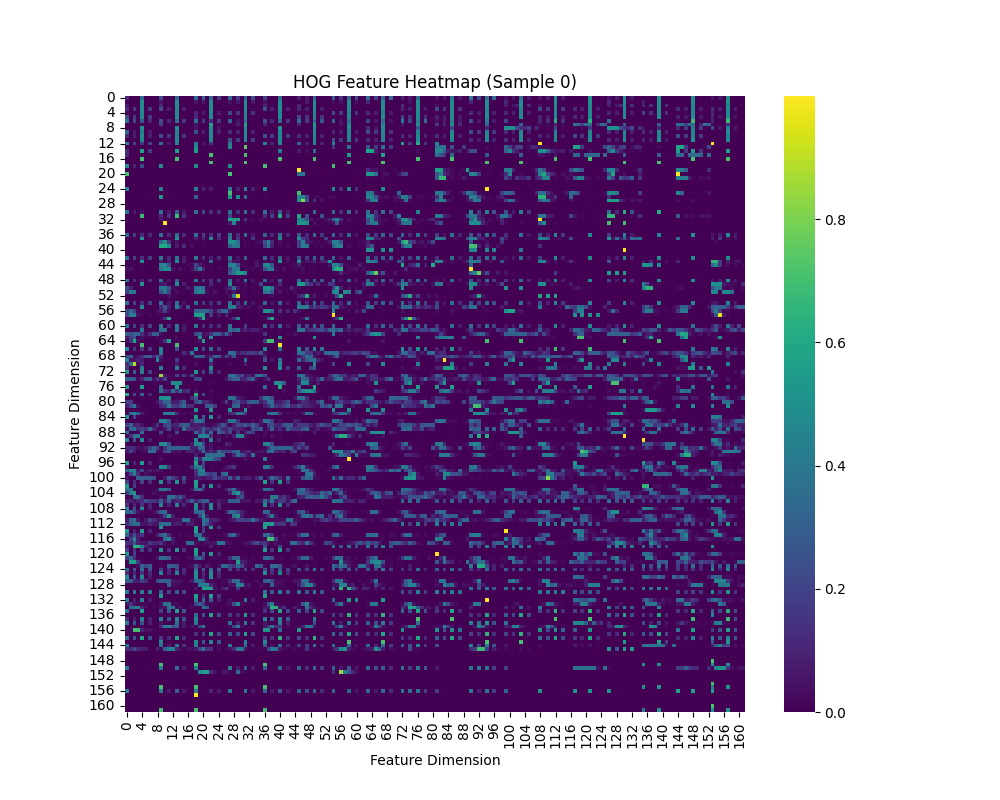
#> input picture code/feature_heatmap.png, 1000 x 800 px, given in place of ., which was not available
$ python -i sift.py   (imports and definitions only)
#> lines starting #> are read from the running program, lines starting #| are printed output that depends on the picture; pictures that were not available may be replaced by others from this repository, and a replacement may not be noted
import cv2
import numpy as np
from sklearn.cluster import MiniBatchKMeans
from sklearn.preprocessing import normalize

class SIFTBagOfWords:
    def __init__(self, k=128):  # k: vocabulary size
        self.k = k
        self.sift = cv2.SIFT_create()
        self.kmeans = None
        self.vocab = None

    def extract_sift_descriptors(self, image):
        """Extract SIFT descriptors from an image."""
        if image.ndim == 3:
            image = cv2.cvtColor(image, cv2.COLOR_RGB2GRAY)
        keypoints, descriptors = self.sift.detectAndCompute(image, None)
        return descriptors if descriptors is not None else np.empty((0,128), dtype=np.float32)

    def fit_vocab(self, all_descriptors, max_samples=200000, batch_size=1000):
        """Fit a (MiniBatch) KMeans vocabulary using descriptors.

        To avoid very long runs on huge descriptor sets, we sample up to
        `max_samples` descriptors uniformly at random and use MiniBatchKMeans
        for scalable clustering.
        """
        if all_descriptors is None or all_descriptors.shape[0] == 0:
            # Nothing to fit
            self.kmeans = None
            self.vocab = np.empty((0, all_descriptors.shape[1] if all_descriptors.size else 128))
            return

        n_desc = all_descriptors.shape[0]
        if n_desc > max_samples:
            rng = np.random.RandomState(42)
            idx = rng.choice(n_desc, max_samples, replace=False)
            sample = all_descriptors[idx]
        else:
            sample = all_descriptors

        # Use MiniBatchKMeans for speed and lower memory usage
        self.kmeans = MiniBatchKMeans(n_clusters=self.k, random_state=42, batch_size=batch_size)
        self.kmeans.fit(sample)
        self.vocab = self.kmeans.cluster_centers_

    def get_image_bow(self, descriptors):
        """Convert descriptors to BoW histogram (normalized)."""
        if descriptors is None or descriptors.shape[0] == 0:
            hist = np.zeros(self.k)
        else:
            words = self.kmeans.predict(descriptors)
            hist, _ = np.histogram(words, bins=np.arange(self.k+1))
        hist = normalize(hist.reshape(1, -1), norm='l2')[0]
        return hist

    def process_images(self, image_paths):
        """High-level pipeline for BoW extraction."""
#> called with image_paths = '../feature_heatmap.png'
        # Step 1: Collect all SIFT descriptors
        all_desc = []
        image_desc = []
        for path in image_paths:
            img = cv2.imread(path)
#> img is the input picture: shape (800, 1000, 3); mean B, G, R 172.6, 137.4, 158.2
            desc = self.extract_sift_descriptors(img)
#> in extract_sift_descriptors, `image = cv2.cvtColor(image, cv2.COLOR_RGB2GRAY)`:
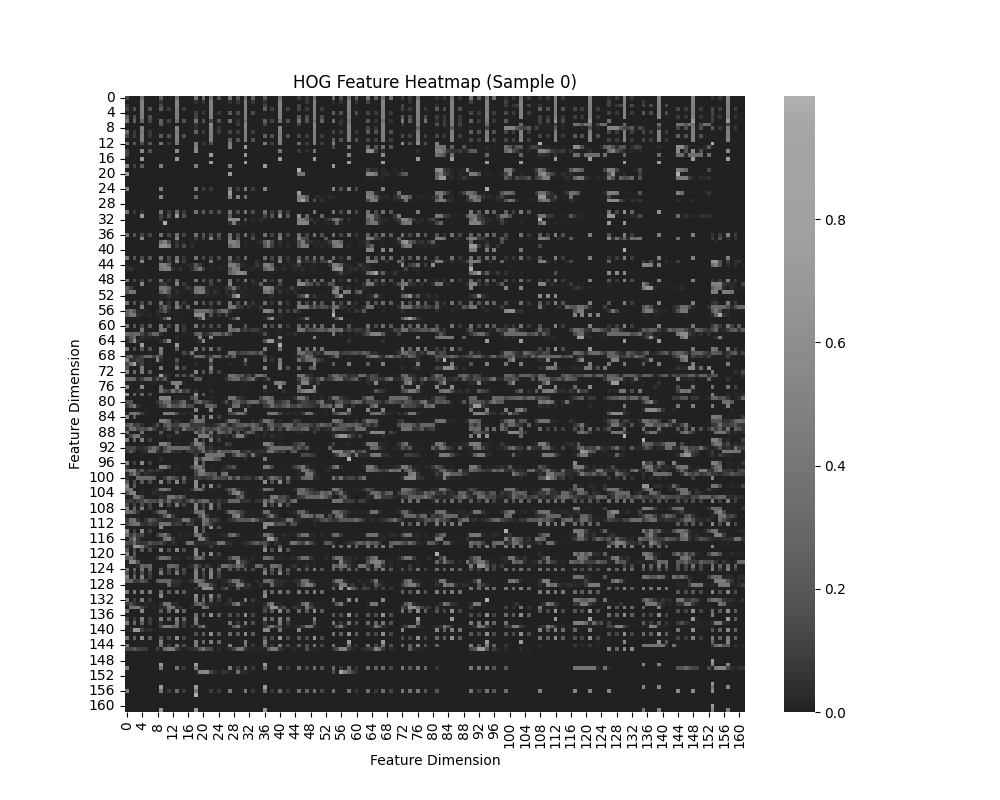
#> image: shape (800, 1000); min 0, max 255, mean 150.1
#> in extract_sift_descriptors, `keypoints, descriptors = self.sift.detectAndCompute(image, None)`: keypoints = 4766 keypoints; strongest (x, y, size): (396, 757, 1.9), (473, 80, 2), (532, 80, 2), (71, 443, 1.9)
#> pass 3 of the loop in process_images, `for path in image_paths:`:
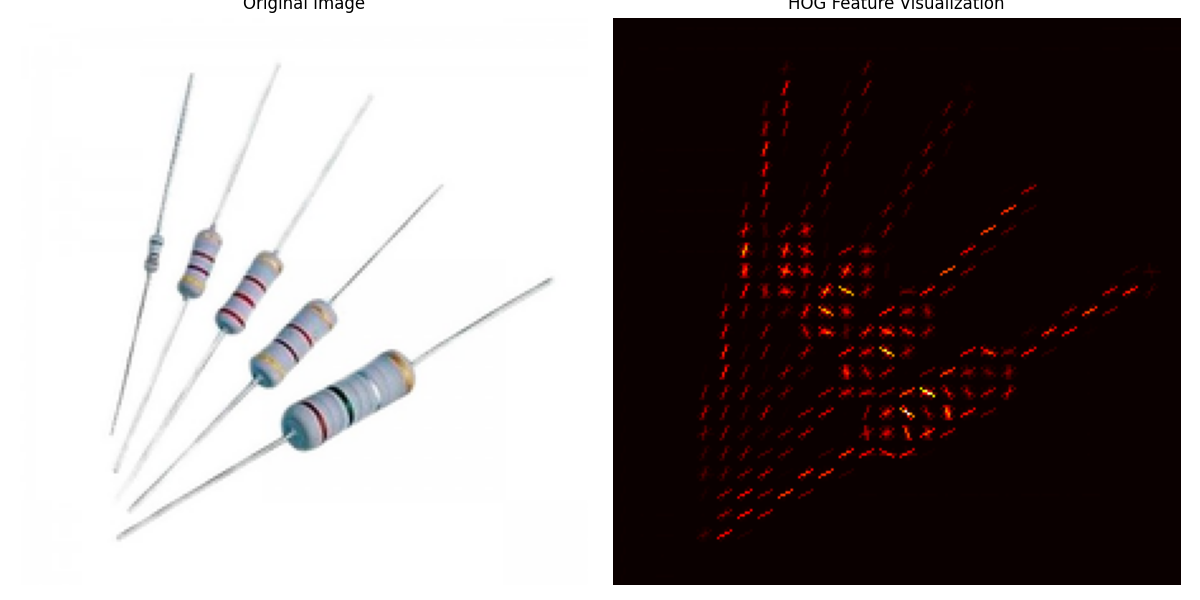
#> input picture code/hog_visualization.png, 1200 x 600 px, given in place of , which was not available
#> in process_images, img is the input picture: shape (600, 1200, 3); mean B, G, R 137.7, 137.6, 144
#> in extract_sift_descriptors (call 3), `image = cv2.cvtColor(image, cv2.COLOR_RGB2GRAY)`:
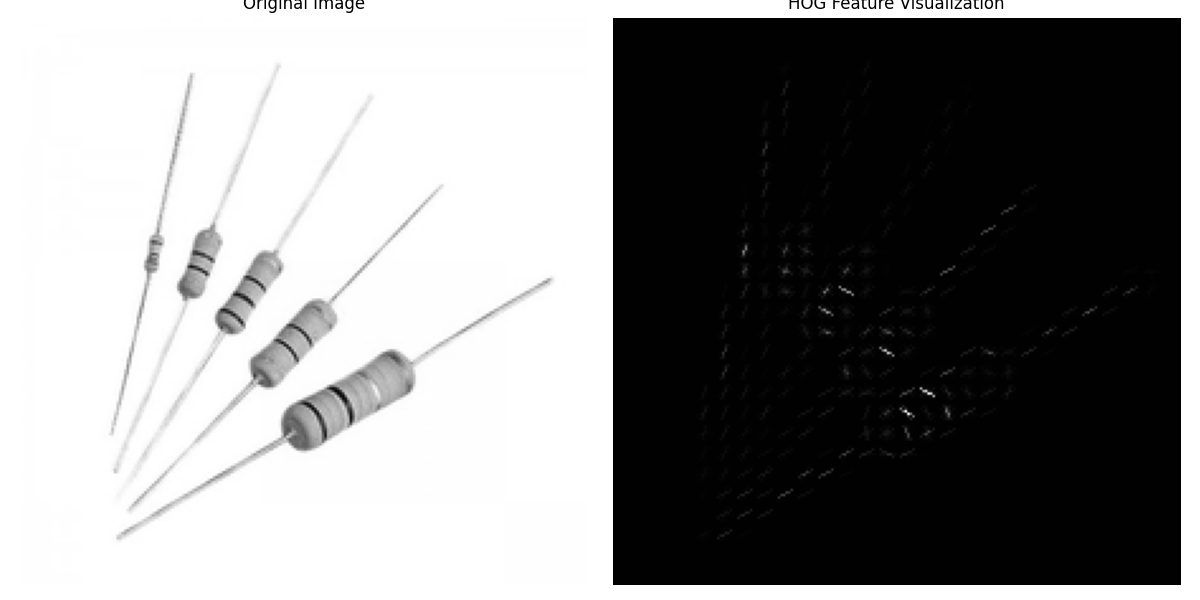
#> image: shape (600, 1200); min 0, max 255, mean 138.3
#> keypoints = 652 keypoints; strongest (x, y, size): (905, 7, 2), (932, 7, 1.9), (875, 7, 1.9), (942, 7, 1.8)
#> in extract_sift_descriptors (call 3), `return descriptors if descriptors is not None else np.empty((0,128), d..`:
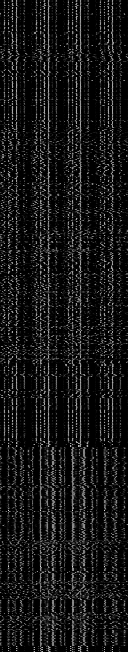
#> returned value: shape (652, 128) float32; min 0, max 223, mean 22.7
#> the loop made 5 passes; the first 3 are shown
            image_desc.append(desc)
            if desc.shape[0] > 0:
                all_desc.append(desc)
        all_desc = np.vstack(all_desc) if all_desc else np.empty((0,128))
        # Step 2: Create vocabulary (fit KMeans)
        self.fit_vocab(all_desc)
        # Step 3: Generate BoW histograms for each image
        bows = np.array([self.get_image_bow(desc) for desc in image_desc])
        return bows

#> (the run stopped early here; a loop or call above may not have finished)
